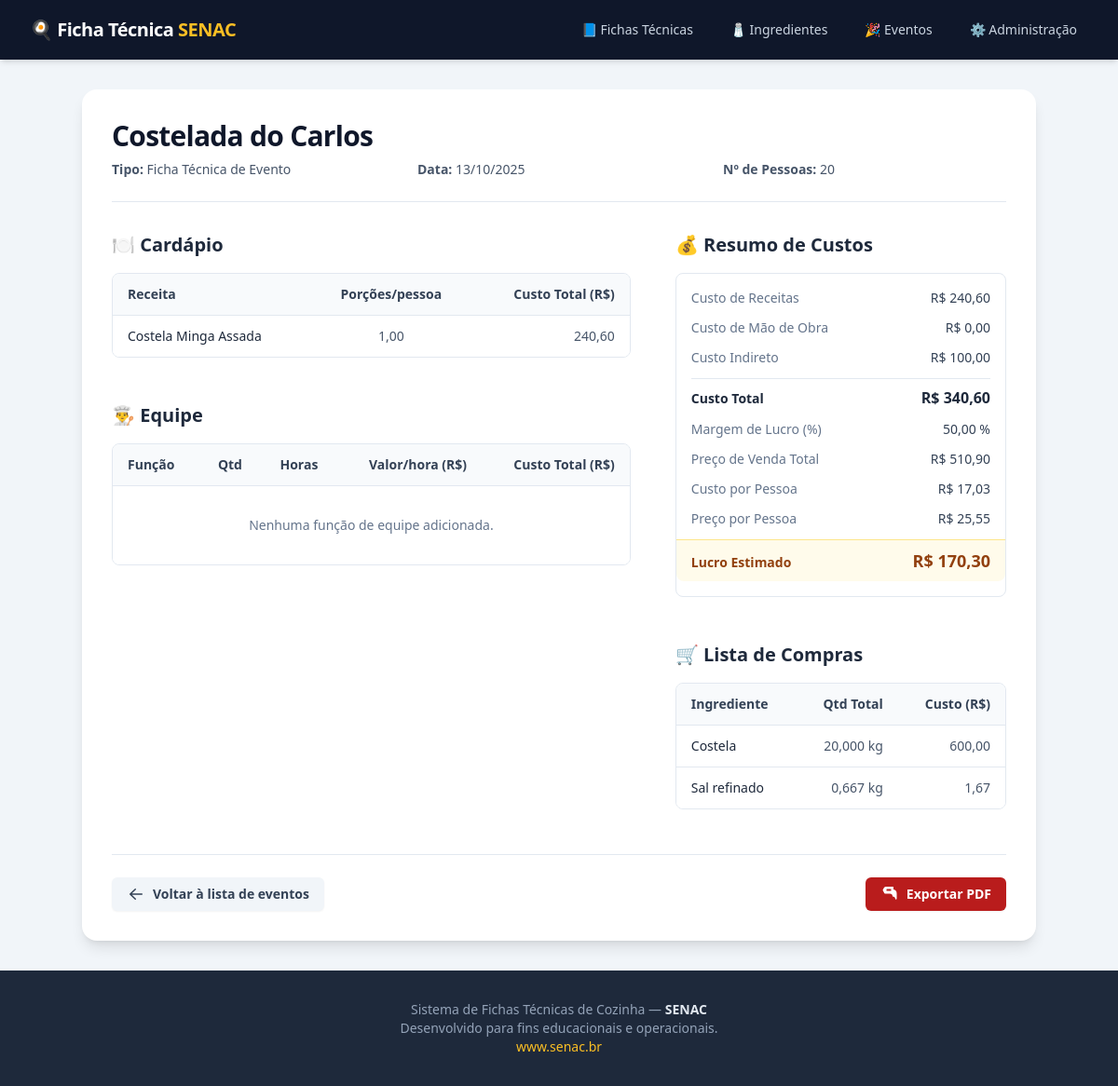
The app's page /eventos/2/ with its own data.
### eventos/models.py (models this page shows, shortened)
class Evento(models.Model):
    nome = models.CharField(max_length=150)
    data = models.DateField()
    numero_pessoas = models.PositiveIntegerField()
    custo_indireto = models.DecimalField(max_digits=10, decimal_places=2, default=0)
    margem_lucro = models.DecimalField(max_digits=5, decimal_places=2, default=30)
    @property
    def custo_receitas(self):
        return sum(
            [(i.custo_total or Decimal("0.00")) for i in self.itens.all()],
            Decimal("0.00")
        )
    @property
    def custo_mao_obra_total(self):
        return sum(
            [(p.custo_total or Decimal("0.00")) for p in self.participacoes.all()],
            Decimal("0.00")
        )
    @property
    def custo_total(self):
        return q(self.custo_receitas + self.custo_mao_obra_total + self.custo_indireto, 2)
    @property
    def preco_venda_total(self):
        return q(self.custo_total * (1 + (self.margem_lucro / 100)), 2)
    @property
    def lucro_estimado(self):
        return q(self.preco_venda_total - self.custo_total, 2)
    @property
    def custo_por_pessoa(self):
        if self.numero_pessoas and self.numero_pessoas > 0:
            return q(self.custo_total / Decimal(self.numero_pessoas), 2)
        return Decimal("0.00")
    @property
    def preco_venda_por_pessoa(self):
        if self.numero_pessoas and self.numero_pessoas > 0:
            return q(self.preco_venda_total / Decimal(self.numero_pessoas), 2)
        return Decimal("0.00")

class ItemCardapio(models.Model):
    evento = models.ForeignKey(Evento, on_delete=models.CASCADE, related_name="itens")
    receita = models.ForeignKey(Receita, on_delete=models.CASCADE)
    porcoes_por_pessoa = models.DecimalField(max_digits=6, decimal_places=2, default=1)
    foto_item = models.ImageField(
        upload_to="itens_cardapio/", blank=True, null=True,
        help_text="Foto do prato servido no evento (opcional)."
    )
    @property
    def custo_total(self):
        if self.receita.custo_por_porcao:
            return q(
                self.receita.custo_por_porcao * self.evento.numero_pessoas * self.porcoes_por_pessoa,
                2
            )
        return Decimal("0.00")

### fichas/models.py (models this page shows, shortened)
class Receita(models.Model):
    titulo = models.CharField(max_length=160)
    categoria = models.ForeignKey(Categoria, on_delete=models.PROTECT, related_name="receitas")
    disciplina = models.CharField(max_length=120, blank=True, help_text="Ex.: Cozinha Fria, Padaria")
    tipo_coccao = models.CharField(max_length=120, blank=True, help_text="Ex.: Processador, Assar, Cozinhar")
    tempo_coccao_min = models.PositiveIntegerField(default=0)
    tempo_preparo_min = models.PositiveIntegerField(default=0)
    foto_preparo = models.ImageField(upload_to="receitas/", blank=True, null=True,
                                     help_text="Imagem do prato final ou preparo")  # ✅ RENOMEADO
    modo_preparo = models.TextField(blank=True)
    observacoes = models.TextField(blank=True)
    rendimento_total = models.DecimalField(max_digits=10, decimal_places=3)
    unidade_rendimento = models.CharField(max_length=5, choices=Unidade.choices, default=Unidade.KG)
    peso_por_porcao = models.DecimalField(max_digits=10, decimal_places=3, null=True, blank=True)
    @property
    def custo_total(self):
        total = Decimal("0.0")
        for item in self.itens.all():
            total += item.custo_total or Decimal("0.0")
        for comp in self.componentes.all():
            total += comp.custo_total or Decimal("0.0")
        return q(total, 2)
    @property
    def numero_porcoes(self):
        if self.peso_por_porcao and self.peso_por_porcao > 0:
            return q(self.rendimento_total / self.peso_por_porcao, 2)
        return None
    @property
    def custo_por_porcao(self):
        if self.numero_porcoes and self.numero_porcoes > 0:
            return q(self.custo_total / self.numero_porcoes, 2)
        return None

class ItemReceita(models.Model):
    receita = models.ForeignKey(Receita, on_delete=models.CASCADE, related_name="itens")
    ingrediente = models.ForeignKey(Ingrediente, on_delete=models.PROTECT)
    unidade = models.CharField(max_length=5, choices=Unidade.choices)
    peso_bruto = models.DecimalField(max_digits=10, decimal_places=3, null=True, blank=True)
    peso_liquido = models.DecimalField(max_digits=10, decimal_places=3, null=True, blank=True)
    fator_correcao = models.DecimalField(max_digits=8, decimal_places=3, null=True, blank=True)
    medida_caseira = models.CharField(max_length=60, blank=True)
    @property
    def quantidade_liquida(self):
        if self.peso_liquido is not None:
            return self.peso_liquido
        if self.peso_bruto is not None and self.fator_correcao:
            return q(self.peso_bruto * self.fator_correcao, 3)
        return self.peso_bruto
    @property
    def custo_total(self):
        if self.unidade == Unidade.QB or self.quantidade_liquida is None:
            return Decimal("0.00")
        qtd = Decimal(self.quantidade_liquida)
        ing = self.ingrediente
        if self.unidade == ing.unidade_base:
            qtd_na_base = qtd
        else:
            try:
                qtd_na_base = converter(qtd, self.unidade, ing.unidade_base)
            except ValidationError:
                return q(qtd * ing.custo_por_unidade, 2)
        return q(qtd_na_base * ing.custo_por_unidade, 2)

class Ingrediente(models.Model):
    nome = models.CharField(max_length=150, unique=True)
    unidade_base = models.CharField(max_length=5, choices=Unidade.choices, default=Unidade.KG)
    custo_por_unidade = models.DecimalField(max_digits=12, decimal_places=4)
    foto = models.ImageField(upload_to="ingredientes/", blank=True, null=True,
                             help_text="Foto ilustrativa do ingrediente")  # ✅ NOVO

### eventos/views.py (the view, shortened to what this page needs)
# urls.py: path("<int:pk>/", views.EventoDetailView.as_view(), name="detalhe_evento"),
class EventoDetailView(DetailView):
    model = Evento
    template_name = "eventos/evento.html"
    context_object_name = "evento"
    def get_context_data(self, **kwargs):
        from fichas.models import ItemReceita  # evita import circular
        context = super().get_context_data(**kwargs)
        evento = self.object
        context["itens"] = evento.itens.select_related("receita")
        context["participacoes"] = evento.participacoes.select_related("funcao")
        lista = defaultdict(lambda: {
            "quantidade": Decimal("0.0"),
            "unidade": "",
            "custo_unit": Decimal("0.0")
        })
        for item_evento in evento.itens.all():
            receita = item_evento.receita
            rendimento = receita.rendimento_total or Decimal("1.0")
            fator = (
                Decimal(item_evento.porcoes_por_pessoa or 0)
                * Decimal(evento.numero_pessoas or 0)
                / Decimal(rendimento)
            )
            for item in receita.itens.select_related("ingrediente"):
                ing = item.ingrediente
                if not ing:
                    continue
                peso_liquido = Decimal(item.peso_liquido or 0)
                custo_unit = Decimal(ing.custo_por_unidade or 0)
                lista[ing.nome]["quantidade"] += peso_liquido * fator
                lista[ing.nome]["unidade"] = ing.unidade_base
                lista[ing.nome]["custo_unit"] = custo_unit
        context["lista_compras"] = [
            {
                "ingrediente": nome,
                "quantidade": round(data["quantidade"], 3),
                "unidade": data["unidade"],
                "custo_total": round(data["quantidade"] * data["custo_unit"], 2),
            }
            for nome, data in sorted(lista.items())
        ]
        return context

### eventos/models.py (called while the page is built)
def q(value, places=2):
    if value is None:
        return None
    return Decimal(value).quantize(Decimal(10) ** -places, rounding=ROUND_HALF_UP)

### fichas/models.py (called while the page is built)
def q(value, places=2):
    return (Decimal(value).quantize(Decimal(10) ** -places, rounding=ROUND_HALF_UP)
            if value is not None else None)

### eventos/templates/eventos/evento.html (shortened to what this page needs)
{% extends "base.html" %}
{% load static %}
{% block content %}
<div class="mx-auto max-w-5xl bg-white p-6 sm:p-8 rounded-2xl shadow-lg">
  <header class="border-b border-slate-200 pb-6">
    <h1 class="text-3xl font-bold tracking-tight text-slate-900">{{ evento.nome }}</h1>
    <div class="mt-2 grid grid-cols-1 sm:grid-cols-3 gap-x-6 gap-y-2 text-sm text-slate-600">
      <p><strong>Tipo:</strong> Ficha Técnica de Evento</p>
      <p><strong>Data:</strong> {{ evento.data|date:"d/m/Y" }}</p>
      <p><strong>Nº de Pessoas:</strong> {{ evento.numero_pessoas }}</p>
    </div>
  </header>
  <div class="mt-8 space-y-12">
    <div class="grid grid-cols-1 lg:grid-cols-5 gap-x-12 gap-y-12">
      <div class="lg:col-span-3 space-y-12">
        <section>
          <h2 class="text-xl font-semibold text-slate-800 mb-4">🍽️ Cardápio</h2>
          <div class="overflow-x-auto rounded-lg border border-slate-200">
            <table class="min-w-full divide-y divide-slate-200 text-sm">
              <thead class="bg-slate-50"><tr class="text-left">
                <th class="py-3 px-4 font-semibold text-slate-700">Receita</th>
                <th class="py-3 px-4 font-semibold text-slate-700 text-center">Porções/pessoa</th>
                <th class="py-3 px-4 font-semibold text-slate-700 text-right">Custo Total (R$)</th>
              </tr></thead>
              <tbody class="bg-white divide-y divide-slate-200">
                {% for item in itens %}
                <tr>
                  <td class="py-3 px-4 font-medium text-slate-800">{{ item.receita.titulo }}</td>
                  <td class="py-3 px-4 text-slate-600 text-center">{{ item.porcoes_por_pessoa }}</td>
                  <td class="py-3 px-4 text-slate-600 text-right">{{ item.custo_total }}</td>
                </tr>
                {% empty %}
                <tr><td colspan="3" class="py-8 text-center text-slate-500">Nenhum item de cardápio adicionado.</td></tr>
                {% endfor %}
              </tbody>
            </table>
          </div>
        </section>
        <section>
          <h2 class="text-xl font-semibold text-slate-800 mb-4">👨‍🍳 Equipe</h2>
          <div class="overflow-x-auto rounded-lg border border-slate-200">
            <table class="min-w-full divide-y divide-slate-200 text-sm">
              <thead class="bg-slate-50"><tr class="text-left">
                <th class="py-3 px-4 font-semibold text-slate-700">Função</th>
                <th class="py-3 px-4 font-semibold text-slate-700 text-center">Qtd</th>
                <th class="py-3 px-4 font-semibold text-slate-700 text-center">Horas</th>
                <th class="py-3 px-4 font-semibold text-slate-700 text-right">Valor/hora (R$)</th>
                <th class="py-3 px-4 font-semibold text-slate-700 text-right">Custo Total (R$)</th>
              </tr></thead>
              <tbody class="bg-white divide-y divide-slate-200">
                {% for p in participacoes %}
                <tr>
                  <td class="py-3 px-4 font-medium text-slate-800">{{ p.funcao.nome }}</td>
                  <td class="py-3 px-4 text-slate-600 text-center">{{ p.quantidade }}</td>
                  <td class="py-3 px-4 text-slate-600 text-center">{{ p.horas }}</td>
                  <td class="py-3 px-4 text-slate-600 text-right">{{ p.valor_hora|default:p.funcao.valor_hora_padrao }}</td>
                  <td class="py-3 px-4 text-slate-600 text-right">{{ p.custo_total }}</td>
                </tr>
                {% empty %}
                <tr><td colspan="5" class="py-8 text-center text-slate-500">Nenhuma função de equipe adicionada.</td></tr>
                {% endfor %}
              </tbody>
            </table>
          </div>
        </section>
      </div>
      <div class="lg:col-span-2 space-y-12">
        <section>
          <h2 class="text-xl font-semibold text-slate-800 mb-4">💰 Resumo de Custos</h2>
          <div class="space-y-3 rounded-lg border border-slate-200 p-4 text-sm">
            <div class="flex justify-between items-baseline"><span class="text-slate-500">Custo de Receitas</span><span class="font-medium text-slate-700">R$ {{ evento.custo_receitas }}</span></div>
            <div class="flex justify-between items-baseline"><span class="text-slate-500">Custo de Mão de Obra</span><span class="font-medium text-slate-700">R$ {{ evento.custo_mao_obra_total }}</span></div>
            <div class="flex justify-between items-baseline"><span class="text-slate-500">Custo Indireto</span><span class="font-medium text-slate-700">R$ {{ evento.custo_indireto }}</span></div>
            <div class="flex justify-between items-baseline pt-2 border-t border-slate-200"><strong class="text-slate-800">Custo Total</strong><strong class="text-slate-800 text-base">R$ {{ evento.custo_total }}</strong></div>
            <div class="flex justify-between items-baseline"><span class="text-slate-500">Margem de Lucro (%)</span><span class="font-medium text-slate-700">{{ evento.margem_lucro }} %</span></div>
            <div class="flex justify-between items-baseline"><span class="text-slate-500">Preço de Venda Total</span><span class="font-medium text-slate-700">R$ {{ evento.preco_venda_total }}</span></div>
            <div class="flex justify-between items-baseline"><span class="text-slate-500">Custo por Pessoa</span><span class="font-medium text-slate-700">R$ {{ evento.custo_por_pessoa }}</span></div>
            <div class="flex justify-between items-baseline"><span class="text-slate-500">Preço por Pessoa</span><span class="font-medium text-slate-700">R$ {{ evento.preco_venda_por_pessoa }}</span></div>
            <div class="flex justify-between items-baseline mt-2 pt-2 border-t border-amber-200 bg-amber-50 -mx-4 px-4 py-2 rounded-b-lg"><strong class="text-amber-800">Lucro Estimado</strong><strong class="text-amber-800 text-lg">R$ {{ evento.lucro_estimado }}</strong></div>
          </div>
        </section>
        <section>
          <h2 class="text-xl font-semibold text-slate-800 mb-4">🛒 Lista de Compras</h2>
          <div class="overflow-x-auto rounded-lg border border-slate-200">
            <table class="min-w-full divide-y divide-slate-200 text-sm">
              <thead class="bg-slate-50"><tr class="text-left">
                <th class="py-3 px-4 font-semibold text-slate-700">Ingrediente</th>
                <th class="py-3 px-4 font-semibold text-slate-700 text-right">Qtd Total</th>
                <th class="py-3 px-4 font-semibold text-slate-700 text-right">Custo (R$)</th>
              </tr></thead>
              <tbody class="bg-white divide-y divide-slate-200">
                {% for item in lista_compras %}
                <tr>
                  <td class="py-3 px-4 font-medium text-slate-800">{{ item.ingrediente }}</td>
                  <td class="py-3 px-4 text-slate-600 text-right">{{ item.quantidade }} {{ item.unidade }}</td>
                  <td class="py-3 px-4 text-slate-600 text-right">{{ item.custo_total }}</td>
                </tr>
                {% empty %}
                <tr><td colspan="3" class="py-8 text-center text-slate-500">Nenhum ingrediente calculado.</td></tr>
                {% endfor %}
              </tbody>
            </table>
          </div>
        </section>
      </div>
    </div>
  </div>
  <footer class="mt-12 pt-6 border-t border-slate-200 flex flex-col sm:flex-row items-center justify-between gap-4">
    <a href="{% url 'eventos:lista_eventos' %}" class="inline-flex items-center gap-2 rounded-md bg-slate-100 px-4 py-2 text-sm font-semibold text-slate-700 shadow-sm hover:bg-slate-200 focus-visible:outline focus-visible:outline-2 focus-visible:outline-offset-2 focus-visible:outline-slate-500">
      <svg xmlns="http://www.w3.org/2000/svg" viewBox="0 0 20 20" fill="currentColor" class="w-5 h-5"><path fill-rule="evenodd" d="M17 10a.75.75 0 01-.75.75H5.612l4.158 3.96a.75.75 0 11-1.04 1.08l-5.5-5.25a.75.75 0 010-1.08l5.5-5.25a.75.75 0 111.04 1.08L5.612 9.25H16.25A.75.75 0 0117 10z" clip-rule="evenodd" /></svg>
      Voltar à lista de eventos
    </a>
    <a href="?format=pdf" class="inline-flex items-center gap-2 rounded-md bg-red-700 px-4 py-2 text-sm font-semibold text-white shadow-sm hover:bg-red-600 focus-visible:outline focus-visible:outline-2 focus-visible:outline-offset-2 focus-visible:outline-red-700">
      Exportar PDF
    </a>
  </footer>
</div>
{% endblock %}

### templates/base.html (style rules this page uses)
html { font-family: 'Inter', sans-serif; }

### records on screen
Evento: nome "Costelada do Carlos", data "13/10/2025", numero_pessoas "20", custo_receitas "240,60", custo_mao_obra_total "0,00", custo_indireto "100,00", custo_total "340,60", margem_lucro "50,00", preco_venda_total "510,90", custo_por_pessoa "17,03", preco_venda_por_pessoa "25,55", lucro_estimado "170,30"
ItemCardapio: receita.titulo "Costela Minga Assada", porcoes_por_pessoa "1,00", custo_total "240,60"
Ingrediente: ingrediente "Costela", unidade "kg"
Ingrediente: ingrediente "Sal refinado", unidade "kg"

### other values on screen
{{ item.quantidade }} "20,000" "0,667"
{{ item.custo_total }} "600,00" "1,67"
